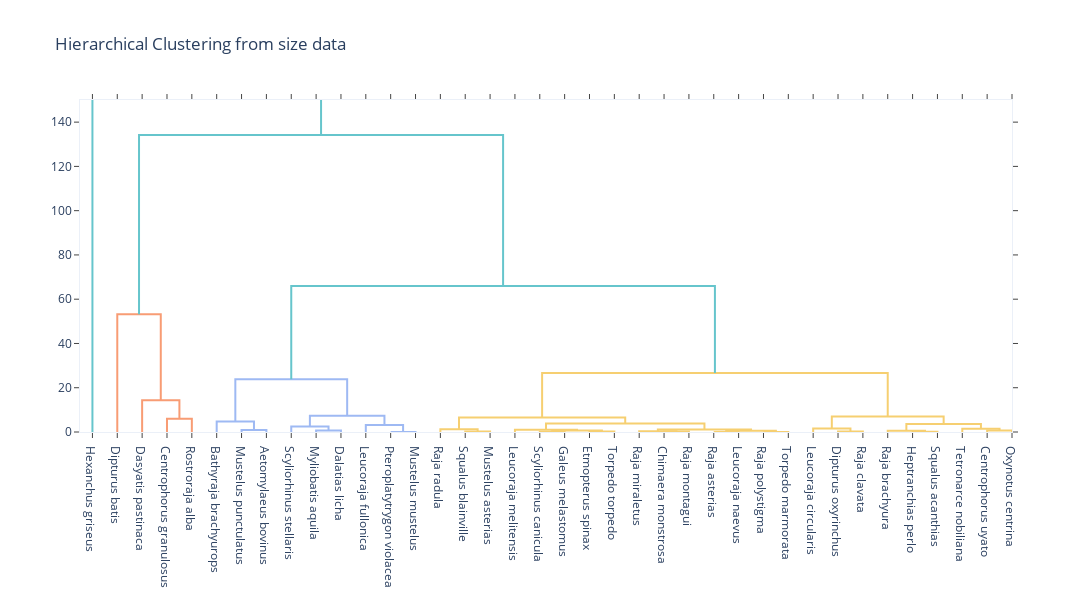
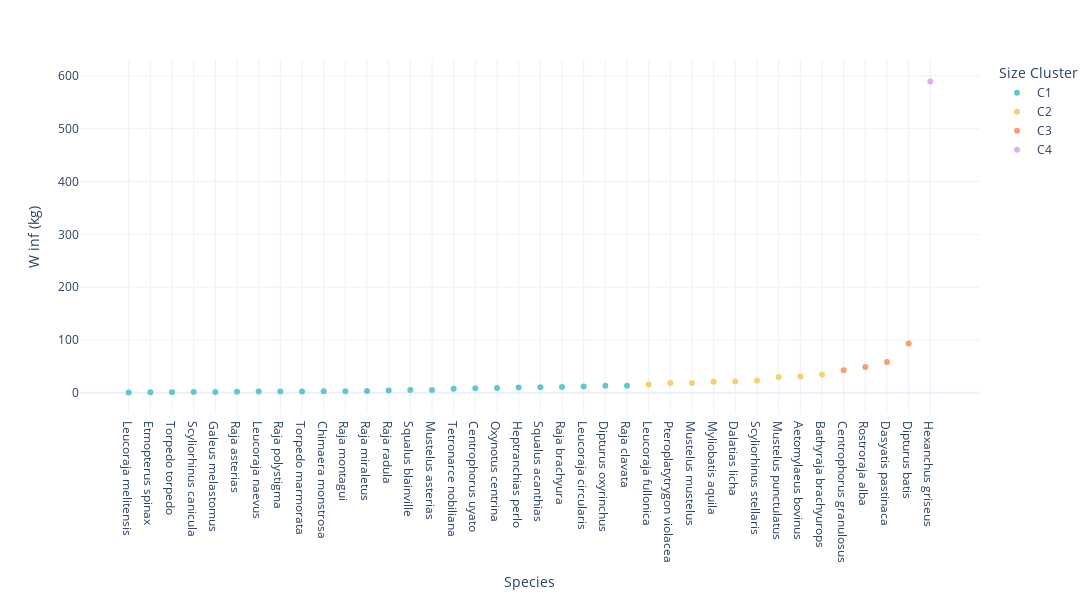

Notebook code for these charts, in order:
### Code cell
## Data preparation
size_series = size_df.set_index('Species')['W inf (kg)']
size_labels = size_series.index
size_list = [[np.round(i, 2)] for i in size_series]   ## dendrogram() need a list of list as input

#defining a function to clusterize and returns cluster names in the same order of input matrix
def get_cluster_names(input_data, method, threshold, raw_data=False, offset=0):
    ## input_data can be either a distance matrix or raw data in which case you need to flag raw_data=true
    if raw_data == False:
        link = linkage(distance.squareform(input_data)+offset, method=method)
    else:
        link = linkage(input_data, method=method)
    dendro = dendrogram(link, no_plot=True, color_threshold=threshold)
    indexes = [int(dendro['ivl'][i]) for i in range(len(dendro['ivl']))]
    clusterindex = dendro['leaves_color_list']
    clusterindex = pd.Series(clusterindex, index=indexes).sort_index()
    new_cluster_names = ['C{}'.format(i) for i in range(1, len(clusterindex.unique())+1)]
    clusterindex.replace(clusterindex.unique(), new_cluster_names, inplace=True)
    return clusterindex

# ## Hierarchical clustering
## Adding the Cluster info to the original dataset
size_threshold = 55
size_df['Size Cluster'] = get_cluster_names(size_list, 'ward', size_threshold, raw_data=True)
size_df.sort_values('W inf (kg)', ignore_index=True, inplace=True)

## plotting the dendrogram in plotly
size_list = np.array(size_list)
fig = ff.create_dendrogram(size_list, labels=size_labels,
    linkagefun=lambda x: linkage(size_list, 'ward', metric='euclidean'),
    color_threshold=size_threshold, colorscale=px.colors.qualitative.Pastel)
fig.update_layout(width=1200, height=600, title='Hierarchical Clustering from size data',
    template='plotly_white'
)
fig.update_yaxes(range=[0, 150])
fig.show()
fig2 = px.scatter(size_df, color=size_df['Size Cluster'], x='Species', y='W inf (kg)', color_discrete_sequence=px.colors.qualitative.Pastel)
fig2.update_layout(template='plotly_white', width=1200, height=600)
fig2.show()

### Figure 1 — Plotly figure (JSON) as saved in the notebook; plotly's stock layout.template omitted (floating-point values rounded to 4 significant figures)
{"data": [{"hoverinfo": "text", "marker": {"color": "rgb(248, 156, 116)"}, "mode": "lines", "type": "scatter", "x": [35, 35, 45, 45], "xaxis": "x", "y": [0, 6, 6, 0], "yaxis": "y"}, {"hoverinfo": "text", "marker": {"color": "rgb(248, 156, 116)"}, "mode": "lines", "type": "scatter", "x": [25, 25, 40, 40], "xaxis": "x", "y": [0, 14.3, 14.3, 6], "yaxis": "y"}, {"hoverinfo": "text", "marker": {"color": "rgb(248, 156, 116)"}, "mode": "lines", "type": "scatter", "x": [15, 15, 32.5, 32.5], "xaxis": "x", "y": [0, 53.19, 53.19, 14.3], "yaxis": "y"}, {"hoverinfo": "text", "marker": {"color": "rgb(158, 185, 243)"}, "mode": "lines", "type": "scatter", "x": [65, 65, 75, 75], "xaxis": "x", "y": [0, 0.85, 0.85, 0], "yaxis": "y"}, {"hoverinfo": "text", "marker": {"color": "rgb(158, 185, 243)"}, "mode": "lines", "type": "scatter", "x": [55, 55, 70, 70], "xaxis": "x", "y": [0, 4.717, 4.717, 0.85], "yaxis": "y"}, {"hoverinfo": "text", "marker": {"color": "rgb(158, 185, 243)"}, "mode": "lines", "type": "scatter", "x": [95, 95, 105, 105], "xaxis": "x", "y": [0, 0.68, 0.68, 0], "yaxis": "y"}, {"hoverinfo": "text", "marker": {"color": "rgb(158, 185, 243)"}, "mode": "lines", "type": "scatter", "x": [85, 85, 100, 100], "xaxis": "x", "y": [0, 2.483, 2.483, 0.68], "yaxis": "y"}, {"hoverinfo": "text", "marker": {"color": "rgb(158, 185, 243)"}, "mode": "lines", "type": "scatter", "x": [125, 125, 135, 135], "xaxis": "x", "y": [0, 0.01, 0.01, 0], "yaxis": "y"}, {"hoverinfo": "text", "marker": {"color": "rgb(158, 185, 243)"}, "mode": "lines", "type": "scatter", "x": [115, 115, 130, 130], "xaxis": "x", "y": [0, 3.204, 3.204, 0.01], "yaxis": "y"}, {"hoverinfo": "text", "marker": {"color": "rgb(158, 185, 243)"}, "mode": "lines", "type": "scatter", "x": [92.5, 92.5, 122.5, 122.5], "xaxis": "x", "y": [2.483, 7.286, 7.286, 3.204], "yaxis": "y"}, {"hoverinfo": "text", "marker": {"color": "rgb(158, 185, 243)"}, "mode": "lines", "type": "scatter", "x": [62.5, 62.5, 107.5, 107.5], "xaxis": "x", "y": [4.717, 23.83, 23.83, 7.286], "yaxis": "y"}, {"hoverinfo": "text", "marker": {"color": "rgb(246, 207, 113)"}, "mode": "lines", "type": "scatter", "x": [155, 155, 165, 165], "xaxis": "x", "y": [0, 0.26, 0.26, 0], "yaxis": "y"}, {"hoverinfo": "text", "marker": {"color": "rgb(246, 207, 113)"}, "mode": "lines", "type": "scatter", "x": [145, 145, 160, 160], "xaxis": "x", "y": [0, 1.189, 1.189, 0.26], "yaxis": "y"}, {"hoverinfo": "text", "marker": {"color": "rgb(246, 207, 113)"}, "mode": "lines", "type": "scatter", "x": [185, 185, 195, 195], "xaxis": "x", "y": [0, 0.12, 0.12, 0], "yaxis": "y"}, {"hoverinfo": "text", "marker": {"color": "rgb(246, 207, 113)"}, "mode": "lines", "type": "scatter", "x": [205, 205, 215, 215], "xaxis": "x", "y": [0, 0.26, 0.26, 0], "yaxis": "y"}, {"hoverinfo": "text", "marker": {"color": "rgb(246, 207, 113)"}, "mode": "lines", "type": "scatter", "x": [190, 190, 210, 210], "xaxis": "x", "y": [0.12, 0.6364, 0.6364, 0.26], "yaxis": "y"}, {"hoverinfo": "text", "marker": {"color": "rgb(246, 207, 113)"}, "mode": "lines", "type": "scatter", "x": [175, 175, 200, 200], "xaxis": "x", "y": [0, 0.993, 0.993, 0.6364], "yaxis": "y"}, {"hoverinfo": "text", "marker": {"color": "rgb(246, 207, 113)"}, "mode": "lines", "type": "scatter", "x": [235, 235, 245, 245], "xaxis": "x", "y": [0, 0.18, 0.18, 0], "yaxis": "y"}, {"hoverinfo": "text", "marker": {"color": "rgb(246, 207, 113)"}, "mode": "lines", "type": "scatter", "x": [225, 225, 240, 240], "xaxis": "x", "y": [0, 0.358, 0.358, 0.18], "yaxis": "y"}, {"hoverinfo": "text", "marker": {"color": "rgb(246, 207, 113)"}, "mode": "lines", "type": "scatter", "x": [255, 255, 265, 265], "xaxis": "x", "y": [0, 0.05, 0.05, 0], "yaxis": "y"}, {"hoverinfo": "text", "marker": {"color": "rgb(246, 207, 113)"}, "mode": "lines", "type": "scatter", "x": [275, 275, 285, 285], "xaxis": "x", "y": [0, 0.05, 0.05, 0], "yaxis": "y"}, {"hoverinfo": "text", "marker": {"color": "rgb(246, 207, 113)"}, "mode": "lines", "type": "scatter", "x": [260, 260, 280, 280], "xaxis": "x", "y": [0.05, 0.5657, 0.5657, 0.05], "yaxis": "y"}, {"hoverinfo": "text", "marker": {"color": "rgb(246, 207, 113)"}, "mode": "lines", "type": "scatter", "x": [232.5, 232.5, 270, 270], "xaxis": "x", "y": [0.358, 1.089, 1.089, 0.5657], "yaxis": "y"}, {"hoverinfo": "text", "marker": {"color": "rgb(246, 207, 113)"}, "mode": "lines", "type": "scatter", "x": [187.5, 187.5, 251.2, 251.2], "xaxis": "x", "y": [0.993, 3.814, 3.814, 1.089], "yaxis": "y"}, {"hoverinfo": "text", "marker": {"color": "rgb(246, 207, 113)"}, "mode": "lines", "type": "scatter", "x": [152.5, 152.5, 219.4, 219.4], "xaxis": "x", "y": [1.189, 6.567, 6.567, 3.814], "yaxis": "y"}, {"hoverinfo": "text", "marker": {"color": "rgb(246, 207, 113)"}, "mode": "lines", "type": "scatter", "x": [305, 305, 315, 315], "xaxis": "x", "y": [0, 0.24, 0.24, 0], "yaxis": "y"}, {"hoverinfo": "text", "marker": {"color": "rgb(246, 207, 113)"}, "mode": "lines", "type": "scatter", "x": [295, 295, 310, 310], "xaxis": "x", "y": [0, 1.605, 1.605, 0.24], "yaxis": "y"}, {"hoverinfo": "text", "marker": {"color": "rgb(246, 207, 113)"}, "mode": "lines", "type": "scatter", "x": [335, 335, 345, 345], "xaxis": "x", "y": [0, 0.11, 0.11, 0], "yaxis": "y"}, {"hoverinfo": "text", "marker": {"color": "rgb(246, 207, 113)"}, "mode": "lines", "type": "scatter", "x": [325, 325, 340, 340], "xaxis": "x", "y": [0, 0.56, 0.56, 0.11], "yaxis": "y"}, {"hoverinfo": "text", "marker": {"color": "rgb(246, 207, 113)"}, "mode": "lines", "type": "scatter", "x": [365, 365, 375, 375], "xaxis": "x", "y": [0, 0.7, 0.7, 0], "yaxis": "y"}, {"hoverinfo": "text", "marker": {"color": "rgb(246, 207, 113)"}, "mode": "lines", "type": "scatter", "x": [355, 355, 370, 370], "xaxis": "x", "y": [0, 1.455, 1.455, 0.7], "yaxis": "y"}, {"hoverinfo": "text", "marker": {"color": "rgb(246, 207, 113)"}, "mode": "lines", "type": "scatter", "x": [332.5, 332.5, 362.5, 362.5], "xaxis": "x", "y": [0.56, 3.632, 3.632, 1.455], "yaxis": "y"}, {"hoverinfo": "text", "marker": {"color": "rgb(246, 207, 113)"}, "mode": "lines", "type": "scatter", "x": [302.5, 302.5, 347.5, 347.5], "xaxis": "x", "y": [1.605, 7.037, 7.037, 3.632], "yaxis": "y"}, {"hoverinfo": "text", "marker": {"color": "rgb(246, 207, 113)"}, "mode": "lines", "type": "scatter", "x": [185.9, 185.9, 325, 325], "xaxis": "x", "y": [6.567, 26.61, 26.61, 7.037], "yaxis": "y"}, {"hoverinfo": "text", "marker": {"color": "rgb(102, 197, 204)"}, "mode": "lines", "type": "scatter", "x": [85, 85, 255.5, 255.5], "xaxis": "x", "y": [23.83, 66.0, 66.0, 26.61], "yaxis": "y"}, {"hoverinfo": "text", "marker": {"color": "rgb(102, 197, 204)"}, "mode": "lines", "type": "scatter", "x": [23.75, 23.75, 170.2, 170.2], "xaxis": "x", "y": [53.19, 134.2, 134.2, 66.0], "yaxis": "y"}, {"hoverinfo": "text", "marker": {"color": "rgb(102, 197, 204)"}, "mode": "lines", "type": "scatter", "x": [5, 5, 96.99, 96.99], "xaxis": "x", "y": [0, 800.0, 800.0, 134.2], "yaxis": "y"}], "layout": {"autosize": false, "height": 600, "hovermode": "closest", "showlegend": false, "title": {"text": "Hierarchical Clustering from size data"}, "width": 1200, "xaxis": {"mirror": "allticks", "rangemode": "tozero", "showgrid": false, "showline": true, "showticklabels": true, "tickmode": "array", "ticks": "outside", "ticktext": ["Hexanchus griseus", "Dipturus batis", "Dasyatis pastinaca", "Centrophorus granulosus", "Rostroraja alba", "Bathyraja brachyurops", "Mustelus punctulatus", "Aetomylaeus bovinus", "Scyliorhinus stellaris", "Myliobatis aquila", "Dalatias licha", "Leucoraja fullonica", "Pteroplatytrygon violacea", "Mustelus mustelus", "Raja radula", "Squalus blainville", "Mustelus asterias", "Leucoraja melitensis", "Scyliorhinus canicula", "Galeus melastomus", "Etmopterus spinax", "Torpedo torpedo", "Raja miraletus", "Chimaera monstrosa", "Raja montagui", "Raja asterias", "Leucoraja naevus", "Raja polystigma", "Torpedo marmorata", "Leucoraja circularis", "Dipturus oxyrinchus", "Raja clavata", "Raja brachyura", "Heptranchias perlo", "Squalus acanthias", "Tetronarce nobiliana", "Centrophorus uyato", "Oxynotus centrina"], "tickvals": [5, 15, 25, 35, 45, 55, 65, 75, 85, 95, 105, 115, 125, 135, 145, 155, 165, 175, 185, 195, 205, 215, 225, 235, 245, 255, 265, 275, 285, 295, 305, 315, 325, 335, 345, 355, 365, 375], "type": "linear", "zeroline": false}, "yaxis": {"mirror": "allticks", "range": [0, 150], "rangemode": "tozero", "showgrid": false, "showline": true, "showticklabels": true, "ticks": "outside", "type": "linear", "zeroline": false}}}

### Figure 2 — Plotly figure (JSON) as saved in the notebook; plotly's stock layout.template omitted (floating-point values rounded to 4 significant figures)
{"data": [{"hovertemplate": "Size Cluster=C1<br>Species=%{x}<br>W inf (kg)=%{y}<extra></extra>", "legendgroup": "C1", "marker": {"color": "rgb(102, 197, 204)", "symbol": "circle"}, "mode": "markers", "name": "C1", "orientation": "v", "showlegend": true, "type": "scatter", "x": ["Leucoraja melitensis", "Etmopterus spinax", "Torpedo torpedo", "Scyliorhinus canicula", "Galeus melastomus", "Raja asterias", "Leucoraja naevus", "Raja polystigma", "Torpedo marmorata", "Chimaera monstrosa", "Raja montagui", "Raja miraletus", "Raja radula", "Squalus blainville", "Mustelus asterias", "Tetronarce nobiliana", "Centrophorus uyato", "Oxynotus centrina", "Heptranchias perlo", "Squalus acanthias", "Raja brachyura", "Leucoraja circularis", "Dipturus oxyrinchus", "Raja clavata"], "xaxis": "x", "y": [0.56, 0.9884, 1.246, 1.512, 1.628, 2.293, 2.338, 2.694, 2.742, 2.907, 3.095, 3.309, 4.423, 5.317, 5.581, 7.583, 8.488, 9.186, 10.3, 10.41, 10.84, 12.06, 13.33, 13.57], "yaxis": "y"}, {"hovertemplate": "Size Cluster=C2<br>Species=%{x}<br>W inf (kg)=%{y}<extra></extra>", "legendgroup": "C2", "marker": {"color": "rgb(246, 207, 113)", "symbol": "circle"}, "mode": "markers", "name": "C2", "orientation": "v", "showlegend": true, "type": "scatter", "x": ["Leucoraja fullonica", "Pteroplatytrygon violacea", "Mustelus mustelus", "Myliobatis aquila", "Dalatias licha", "Scyliorhinus stellaris", "Mustelus punctulatus", "Aetomylaeus bovinus", "Bathyraja brachyurops"], "xaxis": "x", "y": [16, 18.77, 18.78, 21, 21.68, 23.49, 30.08, 30.93, 34.59], "yaxis": "y"}, {"hovertemplate": "Size Cluster=C3<br>Species=%{x}<br>W inf (kg)=%{y}<extra></extra>", "legendgroup": "C3", "marker": {"color": "rgb(248, 156, 116)", "symbol": "circle"}, "mode": "markers", "name": "C3", "orientation": "v", "showlegend": true, "type": "scatter", "x": ["Centrophorus granulosus", "Rostroraja alba", "Dasyatis pastinaca", "Dipturus batis"], "xaxis": "x", "y": [42.92, 48.92, 58.3, 93.48], "yaxis": "y"}, {"hovertemplate": "Size Cluster=C4<br>Species=%{x}<br>W inf (kg)=%{y}<extra></extra>", "legendgroup": "C4", "marker": {"color": "rgb(220, 176, 242)", "symbol": "circle"}, "mode": "markers", "name": "C4", "orientation": "v", "showlegend": true, "type": "scatter", "x": ["Hexanchus griseus"], "xaxis": "x", "y": [589.4], "yaxis": "y"}], "layout": {"height": 600, "legend": {"title": {"text": "Size Cluster"}, "tracegroupgap": 0}, "margin": {"t": 60}, "width": 1200, "xaxis": {"anchor": "y", "domain": [0, 1], "title": {"text": "Species"}}, "yaxis": {"anchor": "x", "domain": [0, 1], "title": {"text": "W inf (kg)"}}}}
